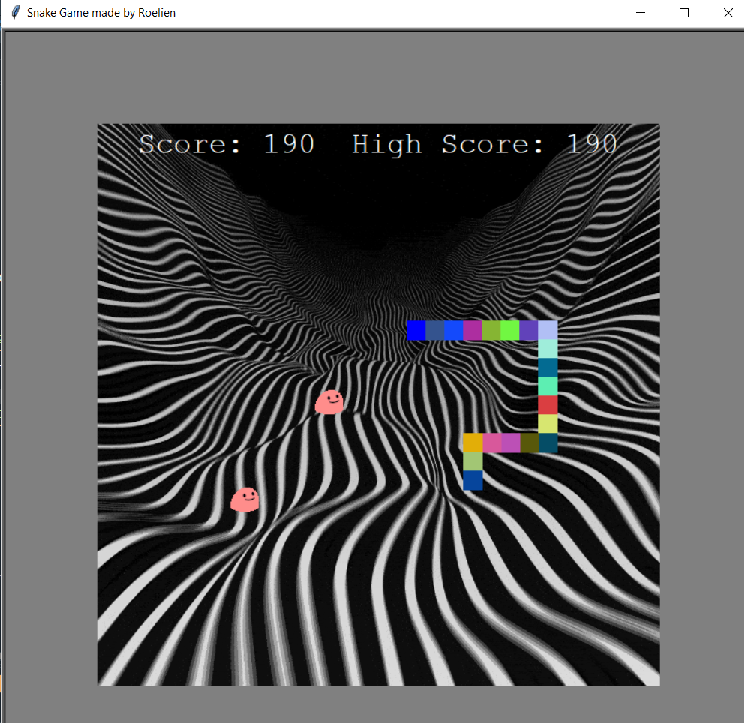

Generate this figure with Python:

""" Import Packages """
import turtle
import time
from random import random , randint
#from playsound import playsound
import requests
from turtle import Turtle, Screen
import pygame

""" Set up the sounds """
pygame.mixer.init()
pygame.mixer.music.load("snake_sound.mp3")

""" Webscrape Background, Game Over Sound and Food Image """
#background
url = 'https://github.com/RoelTim/snake-game/blob/master/background.gif?raw=true'
r = requests.get(url, allow_redirects=True)
open('background.gif', 'wb').write(r.content)

#food (target for the snake)
url='https://github.com/RoelTim/snake_game/blob/master/food.gif?raw=true'
r = requests.get(url, allow_redirects=True)
open('food.gif', 'wb').write(r.content)

""" Set Up the Screen """
wn = turtle.Screen()
wn.bgcolor("grey")
wn.title("Snake Game made by Roelien")
wn.bgpic('background.gif')
wn.update()
wn.setup(width=800, height=800)
wn.tracer(0) # Turns off the screen updates

""" Write the score and high score with a pen """
pen = turtle.Turtle()
pen.speed(0)
pen.shape("square")
pen.color("white")
pen.penup()
pen.hideturtle()
pen.goto(0, 260)
pen.write("Score: 0  High Score: 0", align="center", font=("Courier", 24, "normal"))
score = 0
high_score = 0

""" Create the head of the Snake """
head = turtle.Turtle()
speed=0
head.speed(speed)
head.shape("square")
head.color("blue")
head.penup()
head.goto(0,0)
head.direction = "stop"
segments = []


""" Create 2 types of food for the Snake """
# Snake food
food1 = turtle.Turtle()
food1.speed(0)
wn.addshape('food.gif')
food1.shape('food.gif')
food1.color("red")
food1.penup()
food1.goto(0,100)

food2 = turtle.Turtle()
food2.speed(0)
food2.shape('food.gif')
food2.color("green")
food2.penup()
food2.goto(0,-100)

""" Set the delay """
delay = 0.1

""" Define all the functions"""

def go_up():
    if head.direction != "down":
        head.direction = "up"

def go_down():
    if head.direction != "up":
        head.direction = "down"

def go_left():
    if head.direction != "right":
        head.direction = "left"

def go_right():
    if head.direction != "left":
        head.direction = "right"

def move():
    if head.direction == "up":
        y = head.ycor()
        head.sety(y + 20)

    if head.direction == "down":
        y = head.ycor()
        head.sety(y - 20)

    if head.direction == "left":
        x = head.xcor()
        head.setx(x - 20)

    if head.direction == "right":
        x = head.xcor()
        head.setx(x + 20)

""" Keyboard Bindings """
wn.listen()
wn.onkeypress(go_up, "Up")
wn.onkeypress(go_down, "Down")
wn.onkeypress(go_left, "Left")
wn.onkeypress(go_right, "Right")

""" Main Game Loop"""
while True:
    wn.update()

    # Check for a collision with the border
    if head.xcor()>290 or head.xcor()<-290 or head.ycor()>290 or head.ycor()<-290:
        pygame.mixer.music.play()  
        time.sleep(2)
        head.goto(0,0)
        wn.update()
        
        for segment in segments:
            segment.goto(1000, 1000)# Hide the segments
        
        segments.clear() #Clear the segments list
        score = 0 #Reset the score
        delay = 0.1 #Reset the delay

        pen.clear()
        pen.write("Score: {}  High Score: {}".format(score, high_score), align="center", font=("Courier", 24, "normal")) 

    # Check for a collision with the food1
    if head.distance(food1) < 20 or head.distance(food2) < 20:
        
        wn.update()
        if head.distance(food1) < 20: 
            food1.color(random(),random(),random())
            food1.goto(randint(-290, 290),randint(-290, 290))

        if head.distance(food2) < 20: 
            food2.color(random(),random(),random()) #create food with a random colour
            food2.goto(randint(-290, 290),randint(-290, 290))# Move the food2 to a random spot

        new_segment = turtle.Turtle() #create a new segment for the snake
        new_segment.speed(0)
        new_segment.shape("square")
        new_segment.color(random(), random(), random())
        new_segment.penup()
        segments.append(new_segment)

        delay -= 0.001 # Shorten the delay
        score += 10 # Increase the score

        if score > high_score:
            high_score = score
        
        speed=speed+1
        head.speed(speed)
        
        pen.clear()
        pen.write("Score: {}  High Score: {}".format(score, high_score), align="center", font=("Courier", 24, "normal")) 

    # Move the end segments first in reverse order
    for index in range(len(segments)-1, 0, -1):
        x = segments[index-1].xcor()
        y = segments[index-1].ycor()
        segments[index].goto(x, y)

    # Move segment 0 to where the head is
    if len(segments) > 0:
        x = head.xcor()
        y = head.ycor()
        segments[0].goto(x,y)

    move()    

    # Check for head collision with the body segments
    for segment in segments:
        if segment.distance(head) < 20:
            pygame.mixer.music.play()
            time.sleep(2)
            head.goto(0,0)
            head.direction = "stop"
        
            for segment in segments:
                segment.goto(1000, 1000) # Hide the segments
        
            segments.clear()# Clear the segments list
            score = 0 # Reset the score
            delay = 0.1 # Reset the delay
        
            # Update the score display
            pen.clear()
            pen.write("Score: {}  High Score: {}".format(score, high_score), align="center", font=("Courier", 24, "normal"))

    time.sleep(delay)

wn.mainloop()
